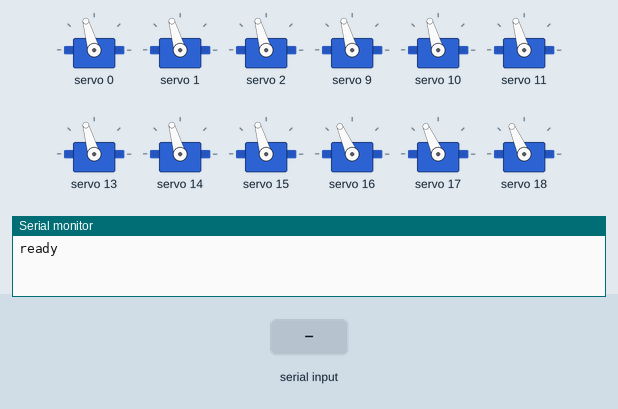
Simulated run of this sketch. Board: Arduino Uno, built with avr-gcc and run on an emulated ATmega328P. Parts: 12 × servo, the last lines printed to the serial monitor. Inputs (shaded band) come from the test bench.

Above: at 19.2 s.
19.3 s: "30,150\n" received over Serial
At 19.7 s:
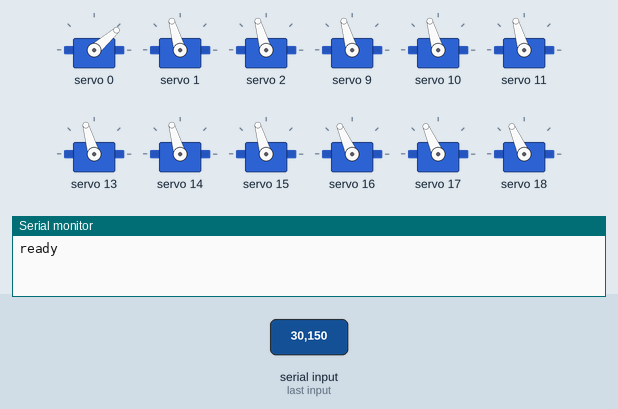
At 25.1 s:
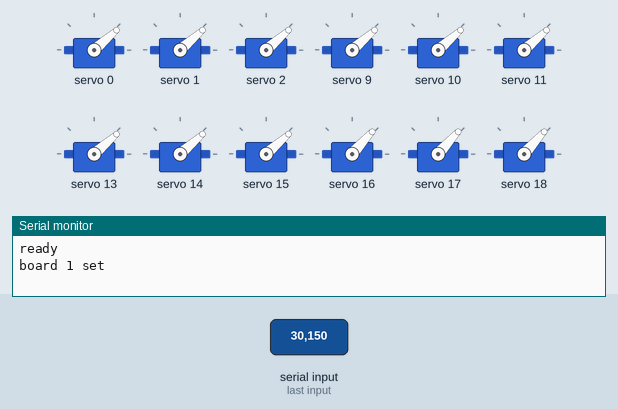
Timing chart, 0 to 33.3 s (numbered marks = the images above; inputs shaded):
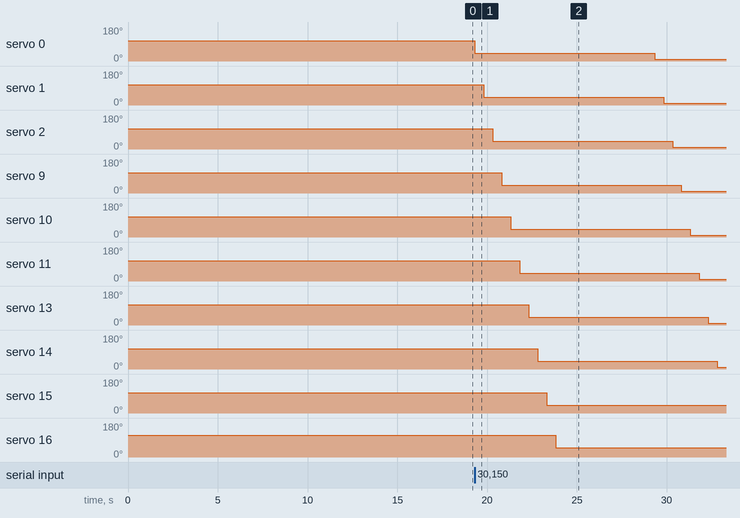

Measured:
- after the input at 19.3 s, servo 0: 106° → 41° at once, → 9° 10.0 s later; servo 1: 106° → 41° after 0.50 s, → 9° 10.0 s later; servo 2: 106° → 41° after 1.0 s, → 9° 10.0 s later; servo 9: 106° → 41° after 1.5 s, → 9° 10.0 s later; servo 10: 106° → 41° after 2.0 s, → 9° 10.0 s later

The sketch:

ServoTestProgram.ino
```cpp
/**
 * Program to test out the PWM board for the robot ant
 * Created:   01.09.2021
 * Modified:  01.09.2021
 * Author:    Philipp Schulz
 */
#include <Wire.h>
#include <Adafruit_PWMServoDriver.h>
Adafruit_PWMServoDriver pwm1 = Adafruit_PWMServoDriver(0x40);              //object of the pwm driver board
Adafruit_PWMServoDriver pwm2 = Adafruit_PWMServoDriver(0x41);              //object of the pwm driver board

#define FREQUENCY 50

#define SERVOMIN1  644  // This is the 'minimum' pulse length count (out of 4096) // was 650
#define SERVOMIN2  697  // This is the 'minimum' pulse length count (out of 4096) // was 650
#define SERVOMAX1  2633 // This is the 'maximum' pulse length count (out of 4096) // was 2350
#define SERVOMAX2  2741 // This is the 'maximum' pulse length count (out of 4096) // was 2350

// --------------------------used PWM pins on boards----------------------
/* Leg Nr. | Direction | Joint | Board Nr. | Pin Nr.
      1    |    left   |  hip  |     1     |    14
      1         left     knee        1          13
      1         left     foot        1          15
      1        right      hip        1           9
      1        right     knee        1          10
      1        right     foot        1          11
      2         left      hip        1           2
      2         left     knee        1           1
      2         left     foot        1           0
      2        right      hip        2          14
      2        right     knee        2          13
      2        right     foot        2          15
      3         left      hip        2           2
      3         left     knee        2           1
      3         left     foot        2           0
      3        right      hip        2           6
      3        right     knee        2           5
      3        right     foot        2           4
// --------------------------used PWM pins on boards----------------------*/

long value = 90;
int timeDelay = 1000;
int setDelay = 500;

int pulseWidth1(int angle){          //converts given angle to a number in 4096
  int pulse_wide, analog_value;
  pulse_wide = map(angle, 0, 180, SERVOMIN1, SERVOMAX1);
  analog_value = int(float(pulse_wide) / 1000000 * FREQUENCY * 4096);
  return analog_value;
}
int pulseWidth2(int angle){          //converts given angle to a number in 4096
  int pulse_wide, analog_value;
  pulse_wide = map(angle, 0, 180, SERVOMIN2, SERVOMAX2);
  analog_value = int(float(pulse_wide) / 1000000 * FREQUENCY * 4096);
  return analog_value;
}

void setup() {
  pwm1.begin();
  pwm2.begin();
  //pwm1.setOscillatorFrequency(27000000);  // The int.osc. is closer to 27MHz
  pwm1.setPWMFreq(FREQUENCY);
  pwm2.setPWMFreq(FREQUENCY);
  Serial.begin(9600);
  pwm1.sleep();
  pwm2.sleep();
  pwm1.wakeup();
  pwm1.setPWM(0,0,pulseWidth1(value));
  delay(timeDelay);
  pwm1.setPWM(1,0,pulseWidth1(value));
  delay(timeDelay);
  pwm1.setPWM(2,0,pulseWidth1(value));
  delay(timeDelay);
  pwm1.setPWM(9,0,pulseWidth1(value));
  delay(timeDelay);
  pwm1.setPWM(10,0,pulseWidth1(value));
  delay(timeDelay);
  pwm1.setPWM(11,0,pulseWidth1(value));
  delay(timeDelay);
  pwm1.setPWM(13,0,pulseWidth1(value));
  delay(timeDelay);
  pwm1.setPWM(14,0,pulseWidth1(value));
  delay(timeDelay);
  pwm1.setPWM(15,0,pulseWidth1(value));
  delay(timeDelay);
  pwm2.wakeup();
  pwm2.setPWM(0,0,pulseWidth2(value));
  delay(timeDelay);
  pwm2.setPWM(1,0,pulseWidth2(value));
  delay(timeDelay);
  pwm2.setPWM(2,0,pulseWidth2(value));
  delay(timeDelay);
  pwm2.setPWM(4,0,pulseWidth2(value));
  delay(timeDelay);
  pwm2.setPWM(5,0,pulseWidth2(value));
  delay(timeDelay);
  pwm2.setPWM(6,0,pulseWidth2(value));
  delay(timeDelay);
  pwm2.setPWM(13,0,pulseWidth2(value));
  delay(timeDelay);
  pwm2.setPWM(14,0,pulseWidth2(value));
  delay(timeDelay);
  pwm2.setPWM(15,0,pulseWidth2(value));
  delay(timeDelay);
  Serial.println("ready");
}

void loop() {
  if(Serial.available()) {
    value = Serial.parseFloat();
    // 1. board
    pwm1.setPWM(0,0,pulseWidth1(value));
    delay(setDelay);
    pwm1.setPWM(1,0,pulseWidth1(value));
    delay(setDelay);
    pwm1.setPWM(2,0,pulseWidth1(value));
    delay(setDelay);
    pwm1.setPWM(9,0,pulseWidth1(value));
    delay(setDelay);
    pwm1.setPWM(10,0,pulseWidth1(value));
    delay(setDelay);
    pwm1.setPWM(11,0,pulseWidth1(value));
    delay(setDelay);
    pwm1.setPWM(13,0,pulseWidth1(value));
    delay(setDelay);
    pwm1.setPWM(14,0,pulseWidth1(value));
    delay(setDelay);
    pwm1.setPWM(15,0,pulseWidth1(value));
    delay(setDelay);
    Serial.println("board 1 set");
    //2. board
    pwm2.setPWM(0,0,pulseWidth2(value));
    delay(setDelay);
    pwm2.setPWM(1,0,pulseWidth2(value));
    delay(setDelay);
    pwm2.setPWM(2,0,pulseWidth2(value));
    delay(setDelay);
    pwm2.setPWM(4,0,pulseWidth2(value));
    delay(setDelay);
    pwm2.setPWM(5,0,pulseWidth2(value));
    delay(setDelay);
    pwm2.setPWM(6,0,pulseWidth2(value));
    delay(setDelay);
    pwm2.setPWM(13,0,pulseWidth2(value));
    delay(setDelay);
    pwm2.setPWM(14,0,pulseWidth2(value));
    delay(setDelay);
    pwm2.setPWM(15,0,pulseWidth2(value));
    delay(setDelay);
    Serial.println("board 2 set");
    Serial.println(value);
    Serial.println(map(value, 0, 180, SERVOMIN1, SERVOMAX1));
    Serial.println(map(value, 0, 180, SERVOMIN2, SERVOMAX2));
    value = Serial.parseFloat();
  }
}
```
